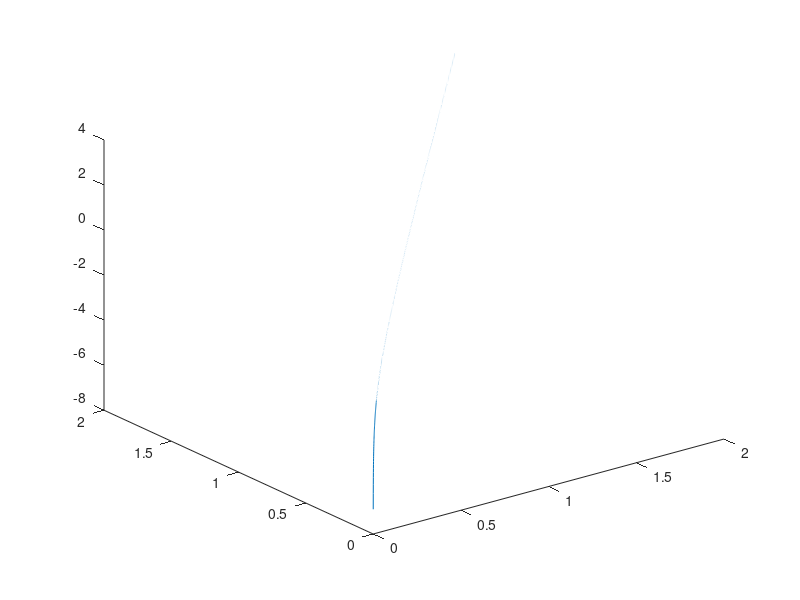

The MATLAB source for this figure: (Note: this script raises an error after producing the figure.)
x=0.001:0.001:2;
y=0.001:0.001:2;
z=0.001:0.001:2;
f=sin(x)+y.^2/2+log(z);
figure(1);
plot3(x,y,f);


%RBF identification
clear all;
close all;

alfa=0.05;
xite=0.5;      
input_vector=[0,0,0]';

%The parameters design of Guassian Function
%The input of RBF (u(k),y(k)) must be in the effect range of Guassian function overlay

%The value of b represents the widenth of Guassian function overlay
Mb=1;
if Mb==1        %The width of Guassian function is moderate
    b=1.5*ones(4,1);   
elseif Mb==2    %The width of Guassian function is too narrow, most overlap of Guassian function is near to zero
    b=0.0005*ones(4,1);   
elseif Mb==3    %The width of Guassian function is too widew,  most overlap of Guassian function is near to one, 
                %h=1, RBF invalidate
    b=5000*ones(4,1);   
end

%The value of c represents the center position of Guassian function overlay
Mc=2;
if Mc==1
    c=0.5*ones(3,4);  %u(k)=0.50*sin(1*2*pi*k*ts) and y(k) are in the center of Guassian function overlay
elseif Mc==2
    c=0.4*ones(3,4);  %u(k)=0.50*sin(1*2*pi*k*ts) and y(k) are near to the center of Guassian function overlay
elseif Mc==3
    c=5*ones(3,4);   %u(k)=0.50*sin(1*2*pi*k*ts) and y(k) are far to the center of Guassian  function overlay
elseif Mc==4
    c=-5*ones(3,4);   %u(k)=0.50*sin(1*2*pi*k*ts) and y(k) are far to the center of Guassian  function overlay
end

w=rands(4,1);   
w_1=w;w_2=w_1;

b_1=b;b_2=b_1;

ts=0.001;
for k=1:1:2000
   
x(k)=log(k)*ts;
y(k)=k*ts;
z(k)=sqrt(k)*ts;
 
f(k)=sin(x(k))*cos(y(k))+y(k)^4/2+log(z(k))^2;

% x(1)=u(k);
% x(2)=y(k);
input_vector(1)=x(k);
input_vector(2)=y(k);
input_vector(3)=z(k);
   
for j=1:1:4
    h(j)=exp(-norm(input_vector-c(:,j))^2/(2*b(j)*b(j)));
end
fm(k)=w'*h';
em(k)=f(k)-fm(k);

d_w=xite*em(k)*h';
w=w_1+ d_w+alfa*(w_1-w_2);   
w_2=w_1;w_1=w;

% for j=1:1:4
%     p(j)=norm(input_vector-c(:,j))^2/(b(j)*b(j)*b(j));
% end
% 
% d_b=em(k)*w.*h'.*p';
% b=b_1+xite*d_b+alfa*(b_1-b_2);
% b_2=b_1;b_1=b;

end
figure(1);
subplot(3,1,1),plot(x,f,'r',x,fm,'g');
xlabel('x');ylabel('y and ym'); 
subplot(3,1,2),plot(y,f,'r',y,fm,'g');
xlabel('y');ylabel('y and ym'); 
subplot(3,1,3),plot(z,f,'r',z,fm,'g');
xlabel('z');ylabel('y and ym'); 